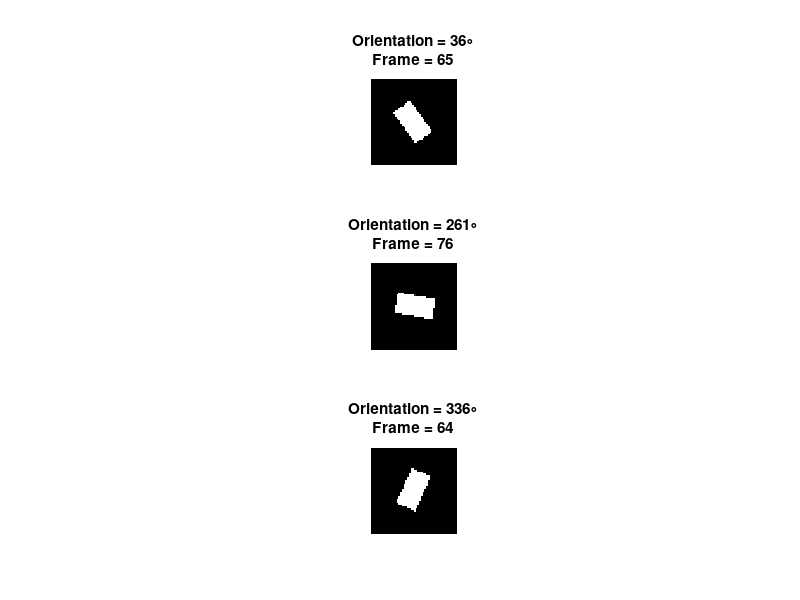
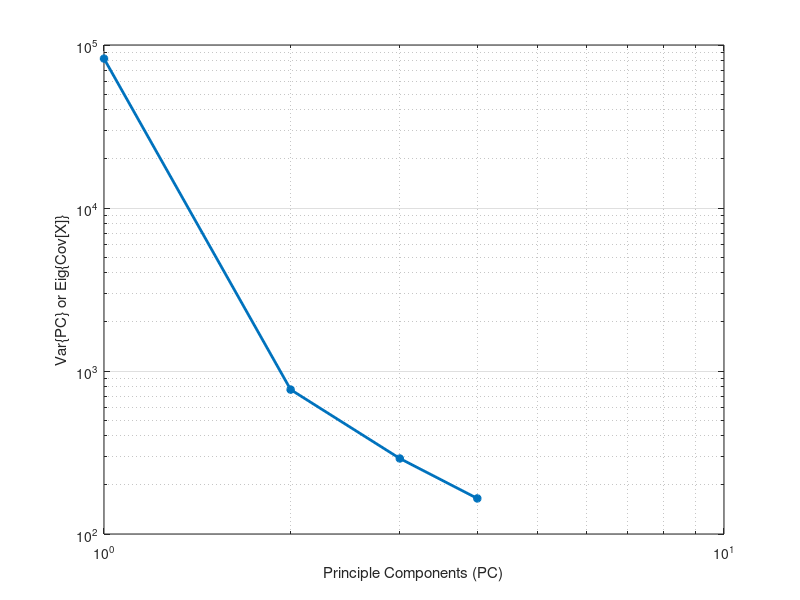

The MATLAB source for these figures, in order: (Note: this script raises an error after producing the figures.)
clc;
close all;
clear all;

%% Define constants
N  = 100; % Batch size
r  = 50; % Image size (rows)
c  = 50; % Image size (columns)

% Image noise parameters
M  = 0; %Mean
V  = 0; %Variance

% Create random orientations and positions
num_rt = randi([1 5]); % Number of faulty orientation
rt = randi([1 360],1,num_rt); % Rotation angles
Pos= randi([1 N],1,length(rt)); % Frame location faulty orientation

% Create test reference image
I0 = zeros(r,c);
I0(15:end-15,20:end-20) = 100; I = I0;
I = imnoise(I0,'gaussian', M, V); % Add gaussian noise

% Cascade to create batch
A = repmat(I,1,1,N);

% Create fault image by rotation
figure;
for ii = 1:length(rt)
    I_r = imrotate(I0, rt(ii), 'bilinear', 'crop'); % Rotate image
    I_r = imnoise(I_r,'gaussian', M, V); % Add gaussian noise
    A(:,:,Pos(ii)) = I_r;
    subplot(length(rt),1,ii)
    imshow(A(:,:,Pos(ii)))
    title({['Orientation = ',num2str(rt(ii)),'\circ'];['Frame = ', num2str(Pos(ii))]})
end

%% Apply PCA
X = reshape(A, r*c, N);
[COEFF,SCORE,LATENT] = pca(X);

% Plot Eigen values of Covariance matrix
figure;
loglog(LATENT, '*-', 'LineWidth', 2)
xlabel('Principle Components (PC)');
ylabel('Var\{PC\} or Eig\{Cov[X]\}');
grid on
grid minor

%figure;
%pie(LATENT./sum(LATENT))

% Calculate PC1 and PC2
figure;
vbls = cellstr(string(1:N));
biplot(COEFF(:,1:2),'Scores',SCORE(:,1:2),'VarLabels',vbls)
